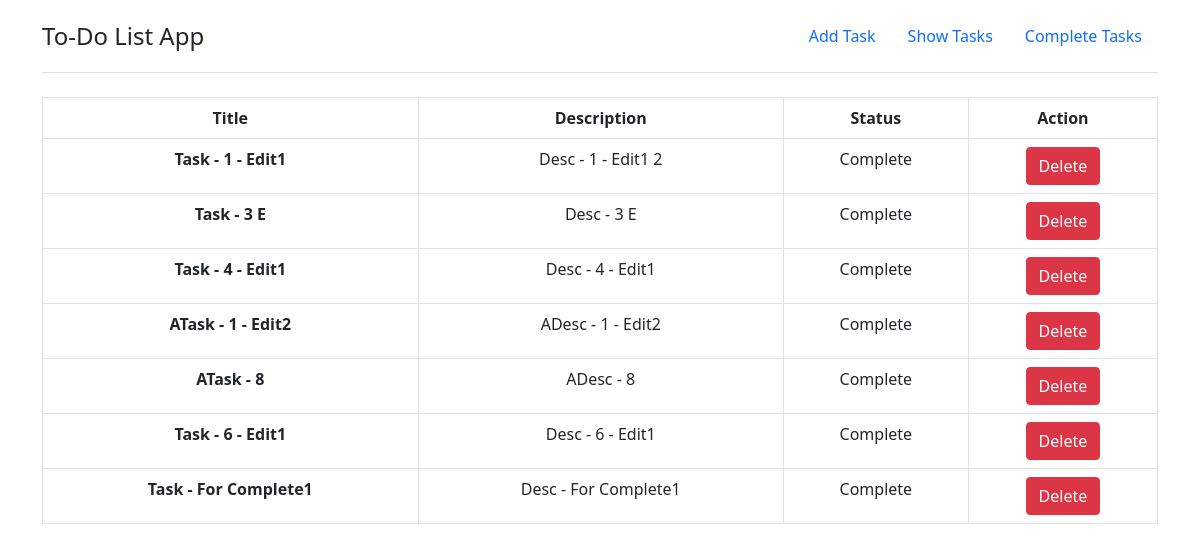
The app's page /complete_tasks with its own data.
### app/models.py (models this page shows, shortened)
class TaskModel(models.Model):
    taskTitle = models.CharField(max_length=20)
    taskDescription = models.CharField(max_length=30)
    is_completed = models.BooleanField(default=False)

### app/views.py (the view)
# urls.py: path('complete_tasks', views.complete_tasks, name="complete_tasks"),
def complete_tasks(request):
    tasks = models.TaskModel.objects.filter(is_completed=True)
    return render(request, "./complete.html", {'tasks_list': tasks})

### app/templates/complete.html (shortened to what this page needs)
{% extends "base.html" %}
{% block content %}
    {% if tasks_list %}
        <table class="table table-bordered">
            <thead>
              <tr class="text-center">
                <th scope="col">Title</th>
                <th scope="col">Description</th>
                <th scope="col">Status</th>
                <th scope="col">Action</th>
              </tr>
            </thead>
            <tbody>
                {% for task in tasks_list%}
                <tr class="text-center">
                    <th>{{task.taskTitle}}</th>
                    <td>{{task.taskDescription}}</td>
                    <td>Complete</td>
                    <td>
                        <a href="{% url 'delete_task' task.id %}"><button type="button" class="btn btn-danger">Delete</button></a>
                    </td>
                </tr>
              {% endfor%}
            </tbody>
          </table>
    {% else %}
        <h3>No Task</h3>
    {% endif %}
{% endblock content %}

### app/templates/base.html (shortened to what this page needs)
{% load static %}
<!doctype html>
<html lang="en">
  <head>
    <link href="https://cdn.jsdelivr.net/npm/bootstrap@5.0.2/dist/css/bootstrap.min.css" rel="stylesheet">
  </head>
  <body>
    <div class="container">
        <header class="d-flex flex-wrap justify-content-center py-3 mb-4 border-bottom">
          <a href="/" class="d-flex align-items-center mb-3 mb-md-0 me-md-auto text-dark text-decoration-none">
            <span class="fs-4">To-Do List App</span>
          </a>
          <ul class="nav nav-pills">
            <li class="nav-item"><a href="{% url 'add_task' %}" class="nav-link">Add Task</a></li>
            <li class="nav-item"><a href="{% url 'show_tasks' %}" class="nav-link ">Show Tasks</a></li>
            <li class="nav-item"><a href="{% url 'complete_tasks' %}" class="nav-link">Complete Tasks</a></li>
         </ul>
        </header>
      </div>
    <div class="container">
        {% block content %}
        {% endblock content %}
    </div>
  </body>
</html>

### records on screen
TaskModel: taskTitle "Task - 1 - Edit1", taskDescription "Desc - 1 - Edit1 2"
TaskModel: taskTitle "Task - 3 E", taskDescription "Desc - 3 E"
TaskModel: taskTitle "Task - 4 - Edit1", taskDescription "Desc - 4 - Edit1"
TaskModel: taskTitle "ATask - 1 - Edit2", taskDescription "ADesc - 1 - Edit2"
TaskModel: taskTitle "ATask - 8", taskDescription "ADesc - 8"
TaskModel: taskTitle "Task - 6 - Edit1", taskDescription "Desc - 6 - Edit1"
TaskModel: taskTitle "Task - For Complete1", taskDescription "Desc - For Complete1"
